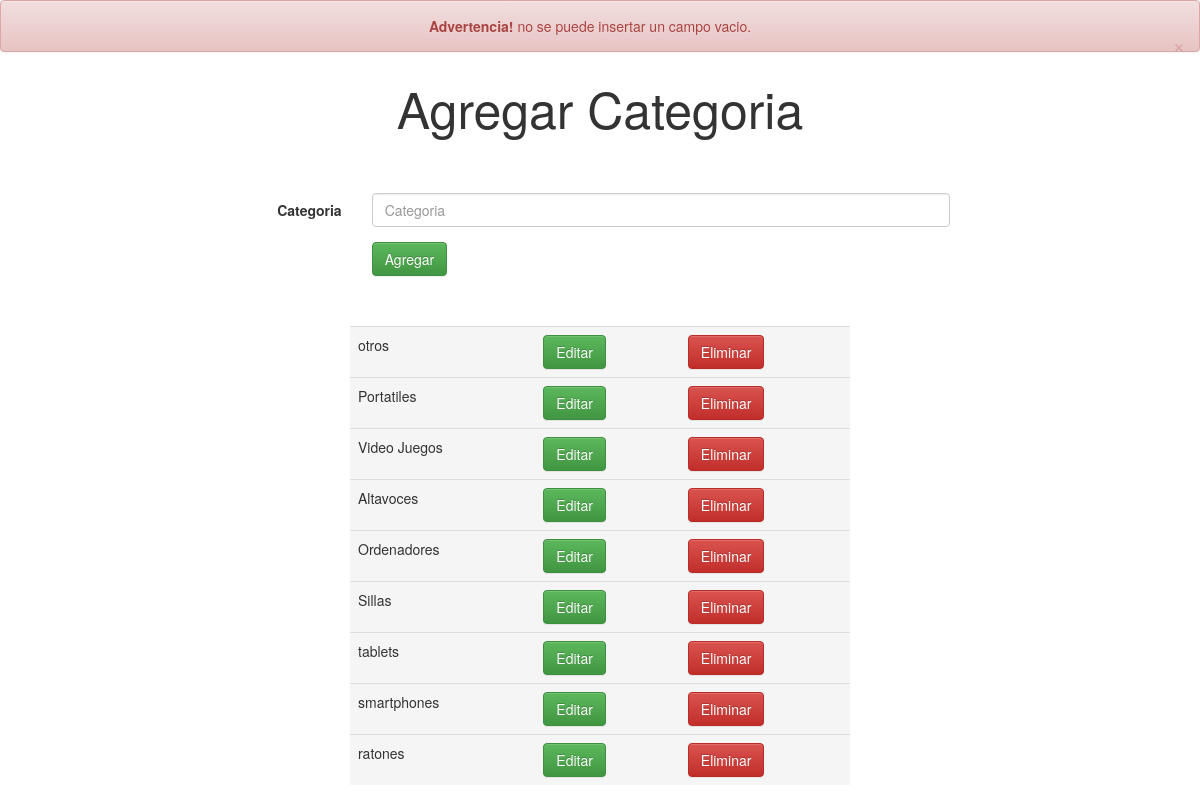
The page /admin/categorias/formagregarcategorias.php?alert=2 (signed in) on the database its author committed.
### tables this page shows
CREATE TABLE `categorias` (
  `id` int(11) NOT NULL,
  `categoria` text NOT NULL
);

### admin/categorias/formagregarcategorias.php (the view, shortened to what this page needs)
<?php
if(isset($_SESSION['administrador'])){
?>
<!DOCTYPE html>
<html lang="es">
<head>
    <link rel="stylesheet" href="../../css/normalizar.css">
    <link rel="stylesheet" href="../admin.css">
    <link rel="stylesheet" href="../../css/bootstrap.min.css">
    <link rel="stylesheet" href="../../css/bootstrap-theme.min.css">
</head>
<body>
<?php
  if(isset($_GET['alert'])){
      $alert = $_GET['alert'];
      switch($alert){
?>
<?php
      case 2:
?>
        <div class="alert alert-danger alert-dismissible " role="alert">
            <p class="centrar"><strong>Advertencia!</strong> no se puede insertar un campo vacio.</p>
            <button type="button" class="close" data-dismiss="alert" aria-label="Close">
                <span aria-hidden="true">&times;</span>
            </button>
        </div>
<?php
      break;
?>
<?php
      }
    }
?>
    <div class="titulo">Agregar Categoria</div>
    <div class="formulario">
        <form class="form-horizontal" method="POST" action="agregarcategorias.php">
            <div class="form-group">
                <label for="inputEmail3" class="col-sm-2 control-label">Categoria</label>
                <div class="col-sm-10">
                    <input type="text" class="form-control" id="inputEmail3" placeholder="Categoria" name="categoria">
                </div>
            </div>
            <div class="form-group">
                <div class="col-sm-offset-2 col-sm-10">
                    <button type="submit" class="btn btn-success">Agregar</button>
                </div>
            </div>
        </form>
    </div>
    <div class="mostrarcategorias">
    <?php
        include('../../php/conexion.php');
        $registros=mysqli_query($link,"select id, categoria from categorias order by id desc");
    ?>
        <table class="table table-hover">
        <?php
            while($fila=mysqli_fetch_array($registros)){
        ?>
        <tr class="active" id="<?php echo $fila['id']; ?>">
        <td><?php echo $fila['categoria']; ?></td>
        <td><a href="formeditarcategorias.php?categoriavieja=<?php echo $fila['categoria']; ?>"><button type="button" class="btn btn-success">Editar</button></a></td>
        <td><a onclick="eliminar('<?php echo $fila['id']; ?>')"><button type="button" class="btn btn-danger">Eliminar</button></a></td>
        </tr>
        <?php
            }
        ?>
        </table>
    </div>
</body>
</html>
<?php
} else{
    header('location: ../index.html');
}
?>

### css/normalizar.css (style rules this page uses)
html { line-height: 1.15; -webkit-text-size-adjust: 100%; }
body { margin: 0; }
a { background-color: transparent; }
b, strong { font-weight: bolder; }
button, input, optgroup, select, textarea { font-family: inherit; font-size: 100%; line-height: 1.15; margin: 0; }
button, input { overflow: visible; }
button, select { text-transform: none; }
button, [type="button"], [type="reset"], [type="submit"] { -webkit-appearance: button; }

### admin/admin.css (style rules this page uses)
.titulo { text-align: center; font-size: 50px; }
.formulario { max-width: 700px; width: 100%; margin: 50px auto 0px auto; }
.centrar { text-align: center; }
.mostrarcategorias { margin: 50px auto 0 auto; max-width: 500px; width: 100%; }

### rows shown on the page
categorias: categoria "otros"
categorias: categoria "Portatiles"
categorias: categoria "Video Juegos"
categorias: categoria "Altavoces"
categorias: categoria "Ordenadores"
categorias: categoria "Sillas"
categorias: categoria "tablets"
categorias: categoria "smartphones"
categorias: categoria "ratones"
